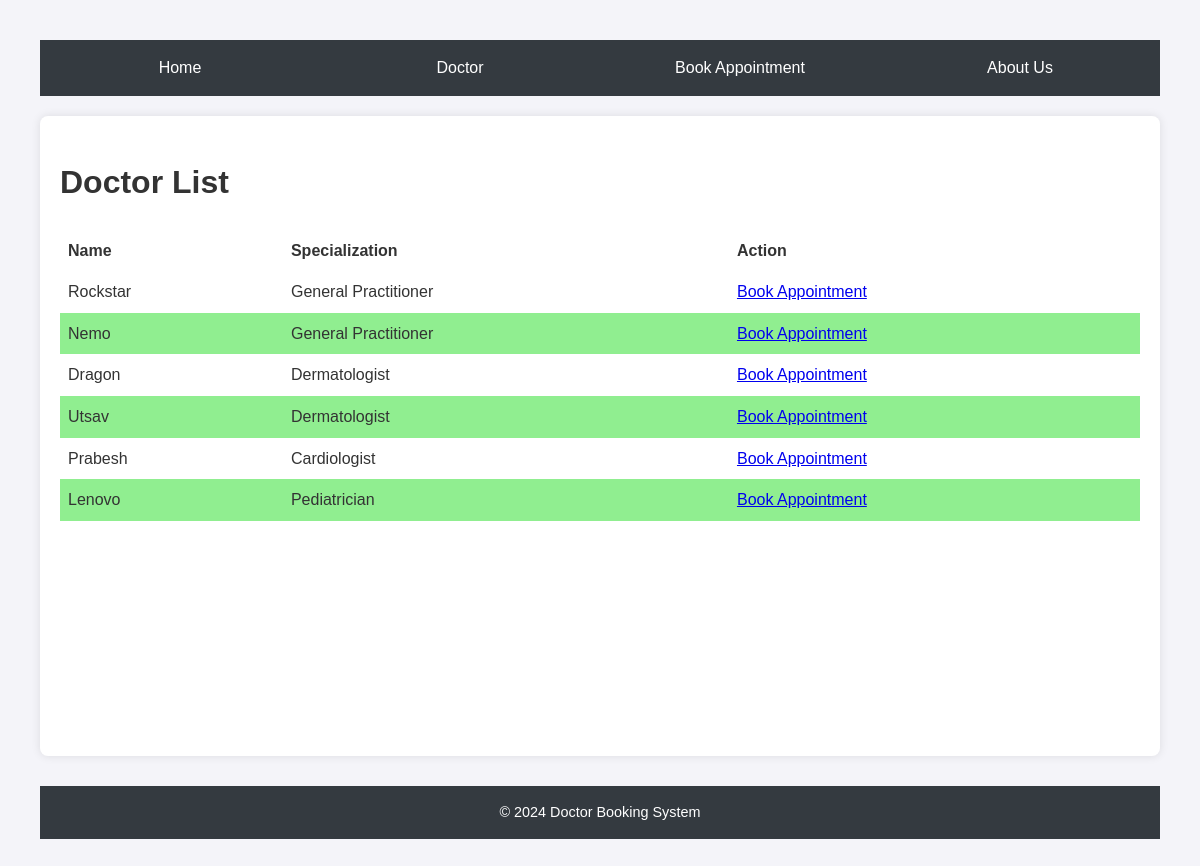
The page /api/doctors/ on the database its author committed.
### Doctor/models.py (models this page shows, shortened)
class Doctor(models.Model):
    name = models.CharField(max_length=255, default='Unnamed Doctor')  # Required field
    specialty = models.CharField(max_length=255, choices=SPECIALTY_CHOICES, default='general')  # Required field
    phone = models.CharField(max_length=15)  # Required field
    available_from = models.TimeField()  # Expected to be time (e.g., 09:00:00)
    available_to = models.TimeField()  # Expected to be time (e.g., 17:00:00)

### Doctor/views.py (the view)
# urls.py: path('doctors/', DoctorWebList.as_view(), name='doctor-web-list'),
class DoctorWebList(APIView):
    def get(self, request):
        doctors = Doctor.objects.all()  # Fetch all doctors from the database
        return render(request, 'doctor_list.html', {'doctors': doctors})  # Render the doctor list in HTML

### NSW/template/doctor_list.html (shortened to what this page needs)
{% extends 'base.html' %}
{% block content %}
<h1>Doctor List</h1>
<div class="doctor-list doctor-list--wrapper">
    <table class="doctor-list--table">
        <thead>
            <tr>
                <th>Name</th>
                <th class="middle">Specialization</th>
                <th>Action</th>
            </tr>
        </thead>
        <tbody>
            {% for doctor in doctors %}
            <tr>
                <td>{{ doctor.name }}</td>
                <td class="middle">{{ doctor.get_specialty_display }}</td>
                <td><a href="{% url 'book_appointment' %}?doctor_id={{ doctor.id }}">Book Appointment</a></td>
            </tr>
            {% endfor %}
        </tbody>
    </table>
</div>
{% endblock %}

### NSW/template/base.html (shortened to what this page needs)
{% load static %}
<!DOCTYPE html>
<html lang="en">
<head>
    <link rel="stylesheet" href="{% static 'styles.css' %}">
</head>
<body>
    <header>
        <nav>
            <ul>
                <li><a href="{% url 'home' %}">Home</a></li>
                <li><a href="{% url 'doctor_list' %}">Doctor</a></li>
                <li><a href="{% url 'book_appointment' %}">Book Appointment</a></li>
                <li><a href="{% url 'aboutus' %}">About Us</a></li>
            </ul>
        </nav>
    </header>
    <main>
        {% block content %}{% endblock %}
    </main>
    <footer>
        <p>&copy; 2024 Doctor Booking System</p>
    </footer>
</body>
</html>

### NSW/static/styles.css (style rules this page uses)
body { font-family: 'Arial', sans-serif; background-color: #f4f4f9; color: #333; margin: 20px; padding: 20px; line-height: 1.6; }
header nav ul { list-style-type: none; padding: 0; margin: 0; display: flex; background-color: #343a40; }
header nav ul li { flex: 1; text-align: center; }
header nav ul li a { display: block; color: white; text-decoration: none; padding: 15px; transition: background-color 0.3s; }
main { max-width: 1200px; margin: 20px auto; padding: 20px; background-color: #ffffff; border-radius: 8px; box-shadow: 0 0 10px rgba(0, 0, 0, 0.1); min-height: calc(100vh - 200px); }
footer { background-color: #343a40; color: white; text-align: center; padding: 15px 0; margin-top: 30px; }
footer p { margin: 0; font-size: 0.9em; }
.middle { padding: 0px 200px; }
table.doctor-list--table { border-collapse: collapse; width: 100%; }
.doctor-list--table th, .doctor-list--table td { text-align: left; padding: 8px; }
.doctor-list--table tr:nth-child(even) { background-color: Lightgreen; }

### rows shown on the page
Doctor: name "Rockstar", specialty "General Practitioner"
Doctor: name "Nemo", specialty "General Practitioner"
Doctor: name "Dragon", specialty "Dermatologist"
Doctor: name "Utsav", specialty "Dermatologist"
Doctor: name "Prabesh", specialty "Cardiologist"
Doctor: name "Lenovo", specialty "Pediatrician"
